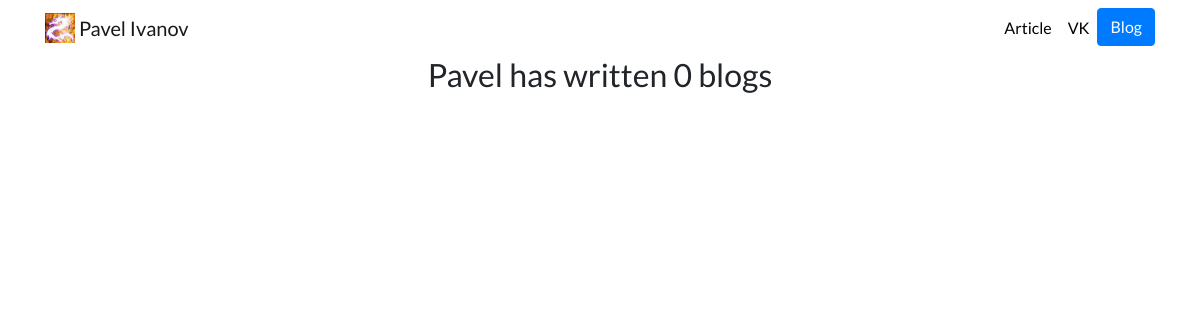
Page /blog/ on the earlier database version.
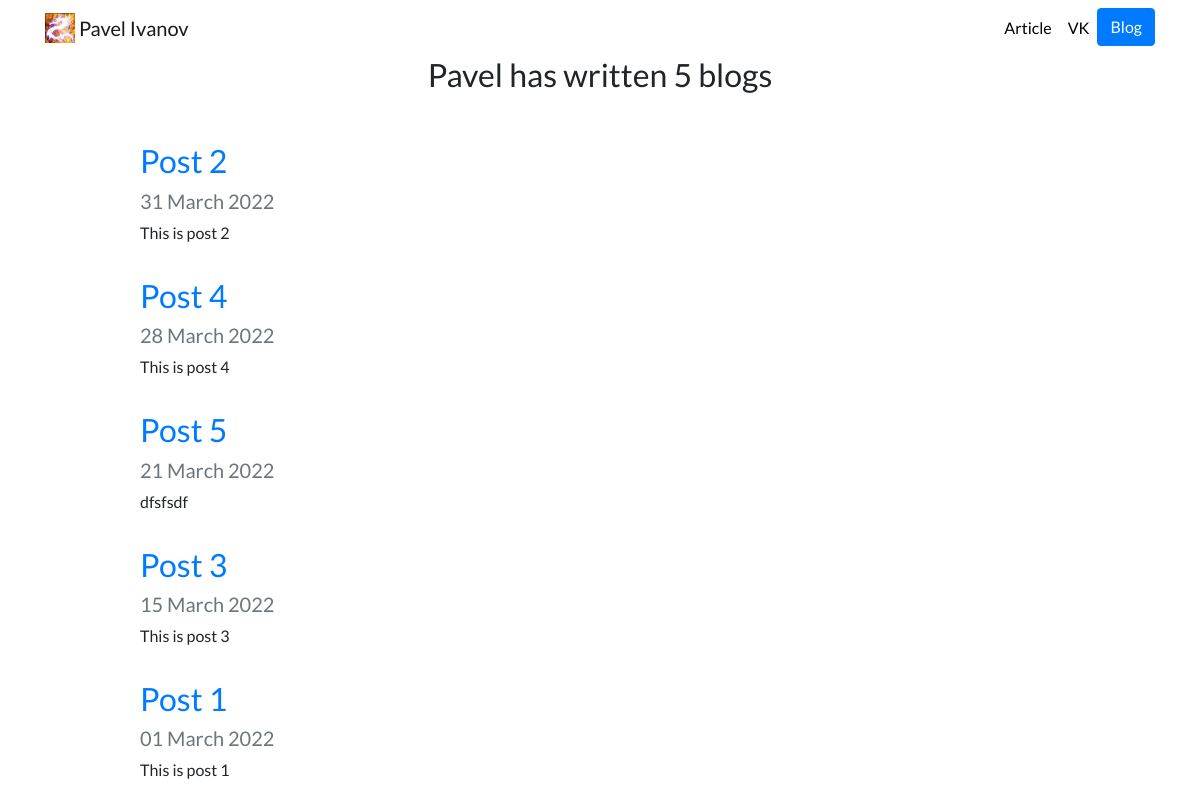
Same page on the later database version.
### blog/models.py (models this page shows, shortened)
class Blog(models.Model):
    title = models.CharField(max_length=200)
    description = models.TextField()
    date = models.DateField()

### blog/views.py (the view)
# urls.py: path('', views.all_blogs, name='all_blogs'),
def all_blogs(request):
    blogs = Blog.objects.order_by('-date')
    return render(request, 'blog/all_blogs.html', {'blogs': blogs})

### blog/templates/blog/all_blogs.html
{% extends 'portfolio/base.html' %}
{% block content %}
<h2 class="text-center mb-5">Pavel has written {{blogs.count}} blog{{blogs.count|pluralize}}</h2>
{% for blog in blogs %}
<div class="row justify-content-center my-3">
    <div class="col-md-10">
        <a href="{% url 'blog:detail' blog.id %}"><h2>{{ blog.title }}</h2></a>
        <h5 class="text-muted">{{ blog.date|date:'d F Y' }}</h5>
        <p>{{ blog.description|safe|truncatechars:100 }}</p>
    </div>
</div>
{% endfor %}
{% endblock %}

Differences in the rows shown:
added Blog: title "Post 2", date "31 March 2022", description "This is post 2"
added Blog: title "Post 4", date "28 March 2022", description "This is post 4"
added Blog: title "Post 5", date "21 March 2022", description "dfsfsdf"
added Blog: title "Post 3", date "15 March 2022", description "This is post 3"
added Blog: title "Post 1", date "01 March 2022", description "This is post 1"
Other differences:
{{ blogs.count }}: "0" → "5"
